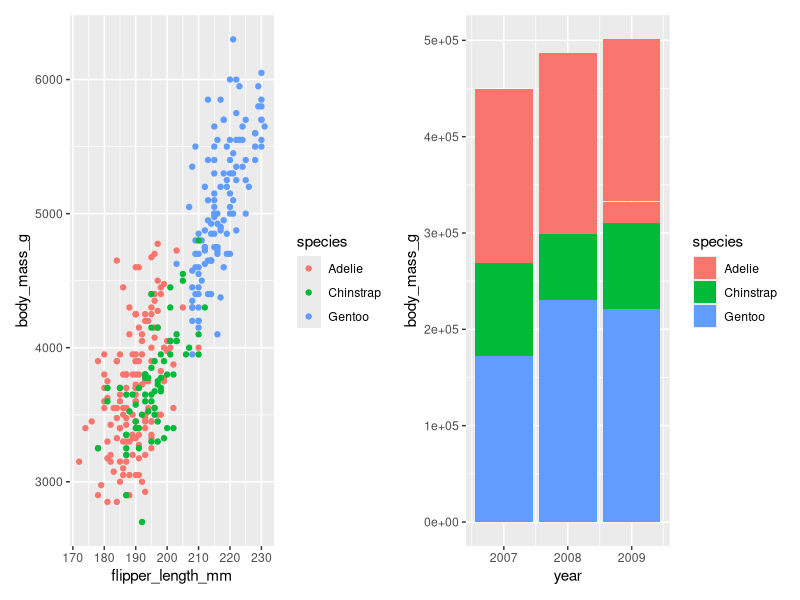
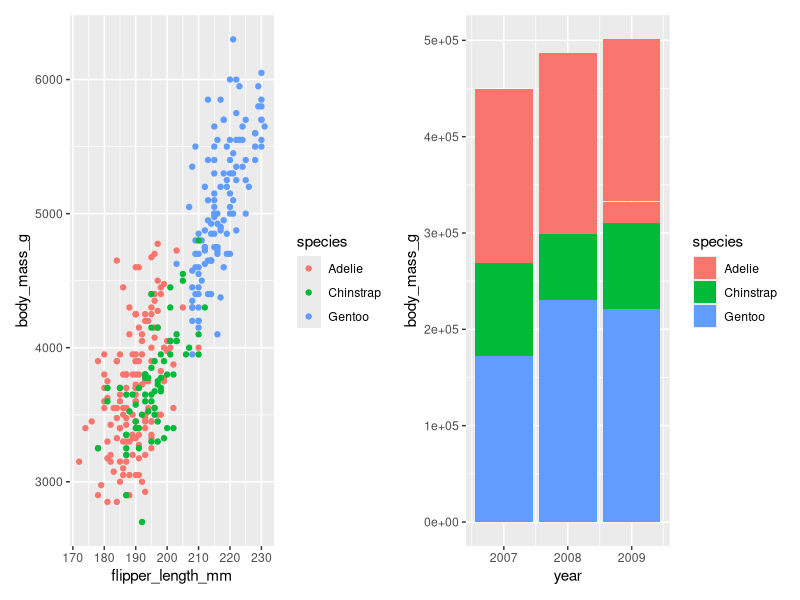
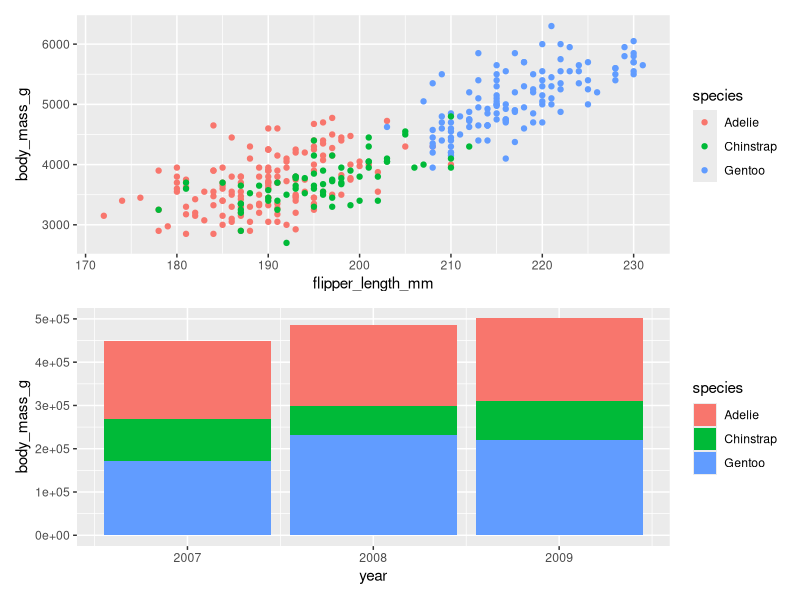
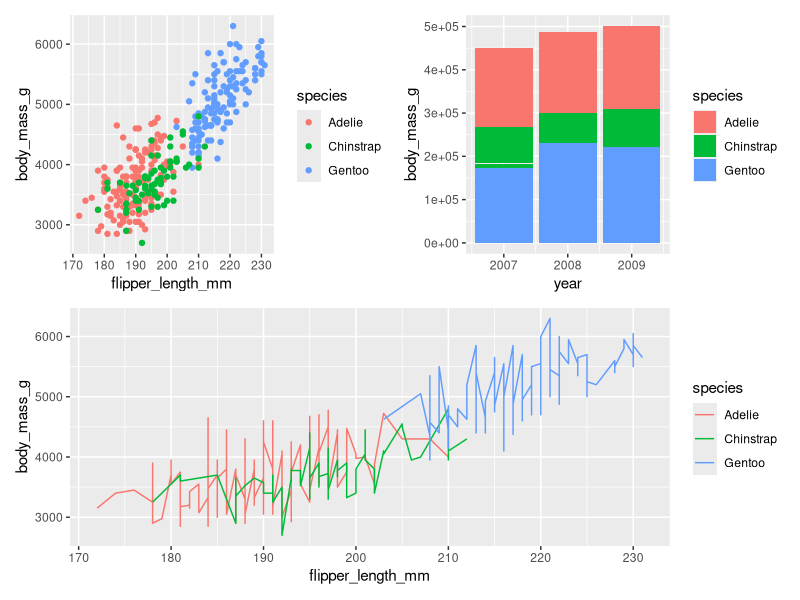
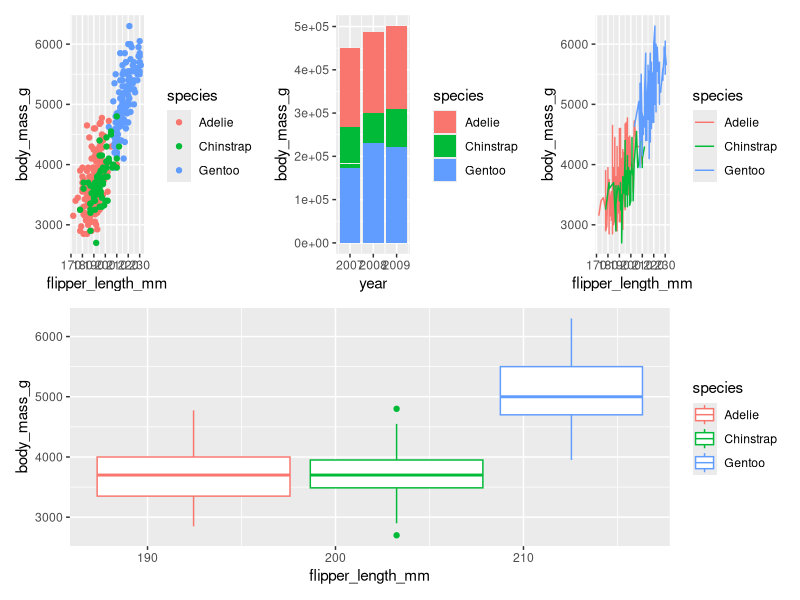
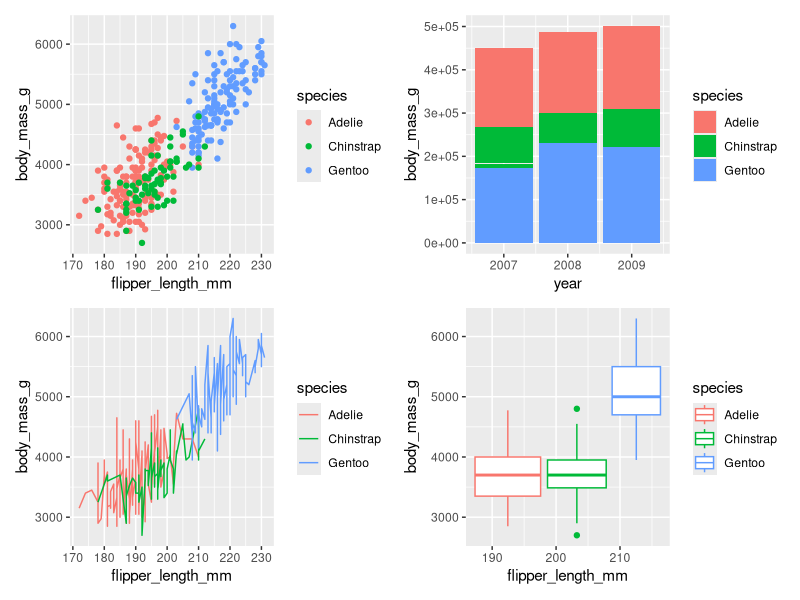
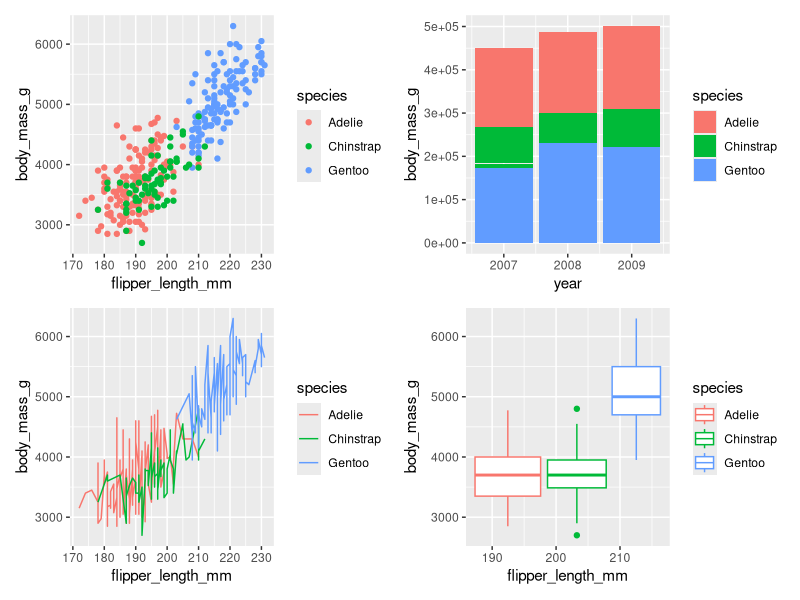
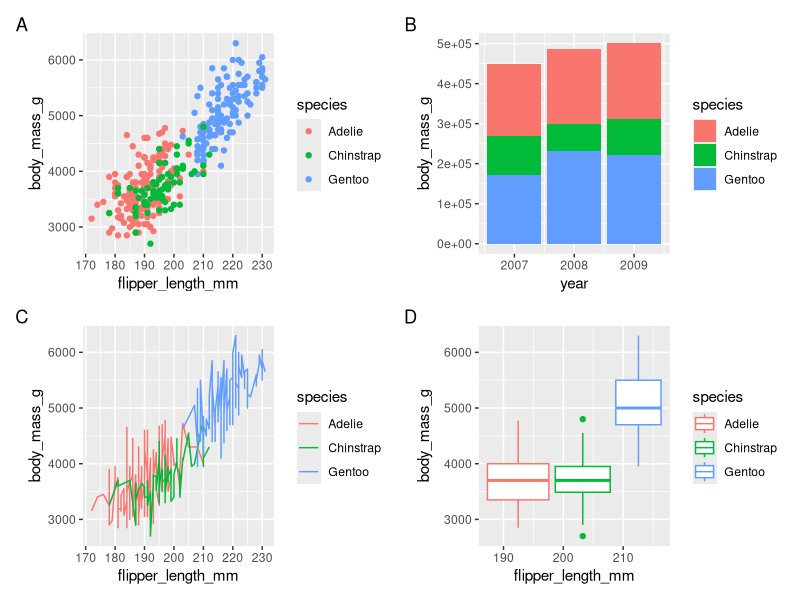

The R script that drew these images, in order: (Note: this script raises an error after producing the figures.)
## ---- chunk 1
#| echo: true
#| warning: false
library(tidyverse) # data wrangling & plotting
library(patchwork) # multiple plot alignment
library(ggplot2)
#install.packages("palmerpenguins")
library(palmerpenguins) # Penguins data
#data("penguins")

#remove.packages("ggplot2") #had to remove ggplot2, restart R and reinstall it so & could work
#install.packages("remotes")
#install.packages("ggplot2")
#library(remotes)
#packageVersion("rlang")
#remotes::install_version("rlang", "1.1.7")
#remove.packages("rlang") #geom_point was not working so I had to remove rlang, restart Rstudio and install it again 
#remotes::install_version("ggplot2", "3.5.2")

## ---- chunk 2
#| code-line-numbers: "1-2"
#| echo: true
p <- ggplot(penguins, aes(x=flipper_length_mm, y=body_mass_g,color=species)) + geom_point()
q <- ggplot(penguins, aes(x=year, y=body_mass_g, fill=species)) + geom_bar(stat="identity")
r <- ggplot(penguins, aes(x=flipper_length_mm, y=body_mass_g,color=species)) + geom_line()
s <- ggplot(penguins, aes(x=flipper_length_mm, y=body_mass_g,color=species)) + geom_boxplot()
## ---- chunk 3
#| fig-height: 3
#| fig-width: 8
#| echo: true
#| warning: false
p + q 
## ---- chunk 4
#| code-line-numbers: "1-2"
#| fig-height: 3
#| fig-width: 8
#| echo: true
#| warning: false
p | q # pipe, specifies that the other graph goes beside
## ---- chunk 5
##| fig-height: 3
##| fig-width: 8
#| echo: true
#| warning: false
p / q # slash
## ---- chunk 6
#| fig-height: 3
#| fig-width: 8
#| echo: true
#| warning: false
(p | q) / r
## ---- chunk 7
#| fig-height: 3
#| fig-width: 8
#| echo: true
#| warning: false
(p | q | r) / s
## ---- chunk 8
#| fig-height: 3
#| fig-width: 8
#| echo: true
#| warning: false
#| output: false
p + q + r + s 
#p | q | r | s #all in one row

## ---- chunk 9
#| fig-height: 3
#| fig-width: 8
#| echo: false
#| warning: false
p + q + r + s 
## ---- chunk 10
#| fig-height: 3
#| fig-width: 8
#| echo: true
#| warning: false
p + q + r + s + 
    plot_annotation(tag_levels = 'A')
## ---- chunk 11
#| code-line-numbers: "1-4"
#| fig-height: 3
#| fig-width: 8
#| echo: true
#| warning: false
p + q + r + s +
    plot_annotation(tag_levels = 'a',
        title = "Combined Plot Example", 
        subtitle = "Using patchwork")
## ---- chunk 12
#| code-line-numbers: "1-5"
#| fig-height: 4
#| fig-width: 8
#| echo: true
#| warning: false
p + q + r + s +
    plot_annotation(tag_levels = 'a',
        title = "Combined Plot Example", 
        subtitle = "Using patchwork")+ 
    plot_layout(guides = 'collect') 

#to make only one legend you can just not plot the legends in the original ggplots (q, r and s)

## ---- chunk 13
#| code-line-numbers: "1-8,"
#| fig-height: 3
#| fig-width: 8
#| echo: true
#| warning: false
p + q + r + s + 
    plot_annotation(tag_levels = 'a',
        title = "Combined Plot Example", 
        subtitle = "Using patchwork") + 
    plot_layout(guides = 'collect')+ 
    theme_minimal()
## ---- chunk 14
#| echo: true
#| warning: false
p + q + r + s + 
    plot_annotation(tag_levels = list(c('a','c','b','d'))) + 
    plot_layout(widths = c(2, 2)) &
    theme(legend.position = "right", 
        legend.title = element_text(size = 10),
        legend.text = element_text(size = 8), 
        legend.key.size = unit(0.2, 'cm'), 
        plot.tag = element_text(size = 14,face = 'bold')) 


## ---- chunk 15
#| fig-height: 3
#| fig-width: 8
#| echo: true
#| warning: false
p + inset_element(q, 0.01, 0.59, 0.5, 0.9)
## ---- chunk 16
#| echo: true
#| warning: false
old_par <- par(mar = c(0, 0, 0, 0), mgp = c(1, 0.25, 0),
    bg = NA, cex.axis = 0.75, las = 1, tcl = -0.25)

#install.packages("gridGraphics")
plot_object <- p + ~plot(penguins$flipper_length_mm, penguins$body_mass_g, main = 'Base plot')
plot_object
